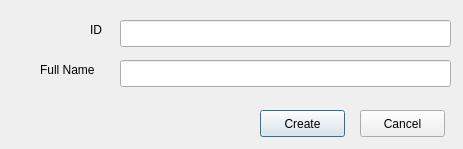
<?xml version="1.0" encoding="UTF-8"?>
<ui version="4.0">
 <class>CreateNewEmployee</class>
 <widget class="QDialog" name="CreateNewEmployee">
  <property name="geometry">
   <rect>
    <x>0</x>
    <y>0</y>
    <width>463</width>
    <height>149</height>
   </rect>
  </property>
  <property name="windowTitle">
   <string>Create New Employee Profile</string>
  </property>
  <widget class="QPushButton" name="btn_Create">
   <property name="geometry">
    <rect>
     <x>260</x>
     <y>110</y>
     <width>85</width>
     <height>27</height>
    </rect>
   </property>
   <property name="text">
    <string>Create</string>
   </property>
  </widget>
  <widget class="QPushButton" name="btn_cancel">
   <property name="geometry">
    <rect>
     <x>360</x>
     <y>110</y>
     <width>85</width>
     <height>27</height>
    </rect>
   </property>
   <property name="text">
    <string>Cancel</string>
   </property>
  </widget>
  <widget class="QLineEdit" name="txt_createNewID">
   <property name="geometry">
    <rect>
     <x>120</x>
     <y>20</y>
     <width>331</width>
     <height>27</height>
    </rect>
   </property>
   <property name="inputMethodHints">
    <set>Qt::ImhNone</set>
   </property>
  </widget>
  <widget class="QLineEdit" name="txt_CreateNewName">
   <property name="geometry">
    <rect>
     <x>120</x>
     <y>60</y>
     <width>331</width>
     <height>27</height>
    </rect>
   </property>
  </widget>
  <widget class="QLabel" name="label">
   <property name="geometry">
    <rect>
     <x>90</x>
     <y>20</y>
     <width>21</width>
     <height>19</height>
    </rect>
   </property>
   <property name="text">
    <string>ID</string>
   </property>
  </widget>
  <widget class="QLabel" name="label_2">
   <property name="geometry">
    <rect>
     <x>40</x>
     <y>60</y>
     <width>71</width>
     <height>20</height>
    </rect>
   </property>
   <property name="text">
    <string>Full Name</string>
   </property>
  </widget>
 </widget>
 <resources/>
 <connections/>
</ui>
